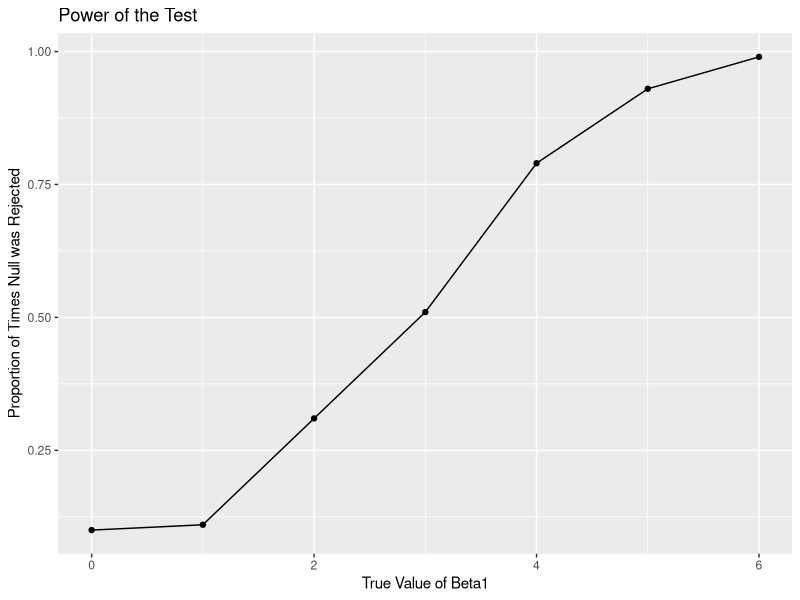
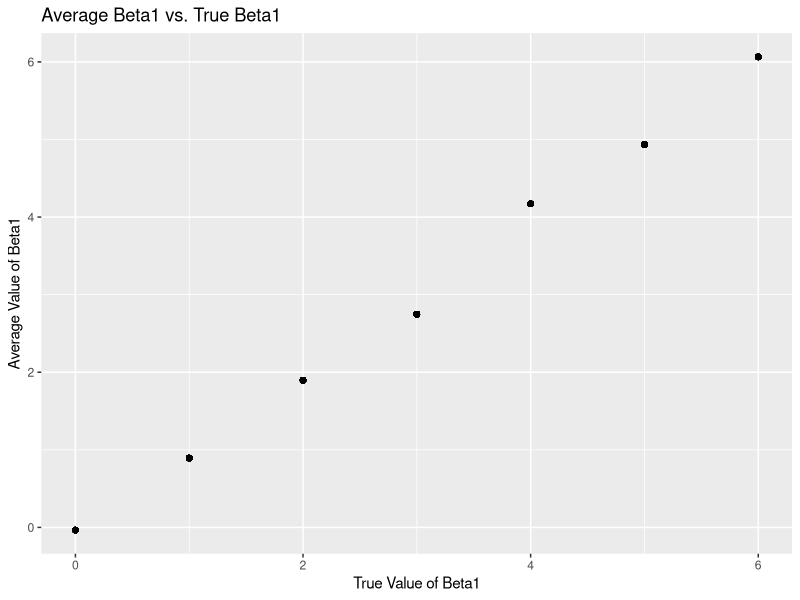
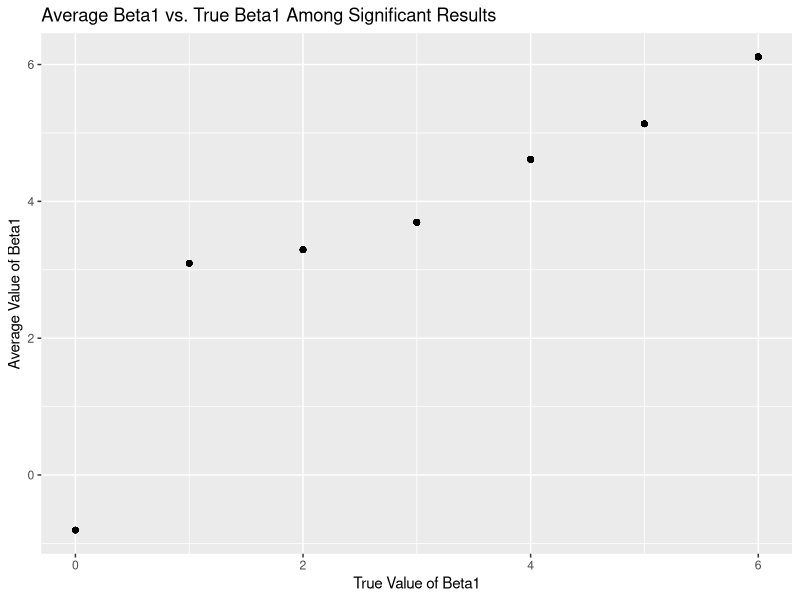

Write the R code that produced these figures, in order.
## ---- chunk 1
getwd()
## ---- chunk 2
library(tidyverse)
library(readr)
library(purrr)

set.seed(10)

iris_with_missing = iris %>% 
  map_df(~replace(.x, sample(1:150, 20), NA)) %>%
  mutate(Species = as.character(Species))
iris_with_missing
## ---- chunk 3
replaced_iris = function(x) {
  if(is.numeric(x)) {
    ifelse(is.na(x), mean(x, na.rm = TRUE), x)
  } else if (is.character(x)) {
    ifelse(is.na(x), "virginica", x)
  }
}

iris_full = map_df(iris_with_missing, replaced_iris)
iris_full
## ---- chunk 4
data = tibble(
  observation = list.files(path = "./data")
)
data
## ---- chunk 5
sim_regression = function(n = 30, beta0 = 2, beta1 = 0) {

  sim_data = tibble(
    x = rnorm(n, mean = 0, sd = 1),
    y = beta0 + beta1 * x + rnorm(n, 0, 50^0.5))

  ls_fit = lm(y ~ x, data = sim_data)
  
  broom::tidy(ls_fit) %>%
    filter(term == "x")
}

sim_results = rerun(100, sim_regression()) %>%
  bind_rows()

results = tibble(
  beta1 = c(0, 1, 2, 3, 4, 5, 6)) %>%
  mutate(
    output_list = map(.x = beta1, ~rerun(100, sim_regression(beta1 = .x))),
    estimate_dfs = map(output_list, bind_rows)) %>%
  select(-output_list) %>%
  unnest(estimate_dfs)
results
## ---- chunk 6
graph1 = results %>%
  mutate(
    significant = cut(p.value, breaks = c(0, 0.05, Inf), labels = c("significant", "not significant"))) %>%
  group_by(beta1, significant) %>%
  summarize(number = n()) %>%
  mutate(
    proportion = number / sum(number),
     as.character(beta1)) %>%
  filter(significant == "significant") %>%
  ggplot(aes(x = beta1, y = proportion)) +
  geom_point() + geom_line(group = 1) +
  labs(
      title = "Power of the Test",
      x = "True Value of Beta1",
      y = "Proportion of Times Null was Rejected")
graph1
## ---- chunk 7
graph2 = results %>%
  group_by(beta1) %>%
  mutate(
    mean_beta1_estimate = mean(estimate)
  ) %>%
  select(beta1, mean_beta1_estimate) %>%
  ggplot(aes(x = beta1, y = mean_beta1_estimate)) +
  geom_point() +
  labs(
      title = "Average Beta1 vs. True Beta1",
      x = "True Value of Beta1",
      y = "Average Value of Beta1")
graph2
## ---- chunk 8
graph3 = results %>%
  mutate(
    significant = cut(p.value, breaks = c(0, 0.05, Inf), labels = c("significant", "not significant"))) %>%
  filter(significant == "significant") %>%
  group_by(beta1) %>%
  mutate(
    mean_beta1_estimate = mean(estimate)
  ) %>%
  select(beta1, mean_beta1_estimate) %>%
  ggplot(aes(x = beta1, y = mean_beta1_estimate)) +
  geom_point() +
  labs(
      title = "Average Beta1 vs. True Beta1 Among Significant Results",
      x = "True Value of Beta1",
      y = "Average Value of Beta1")
graph3
  
